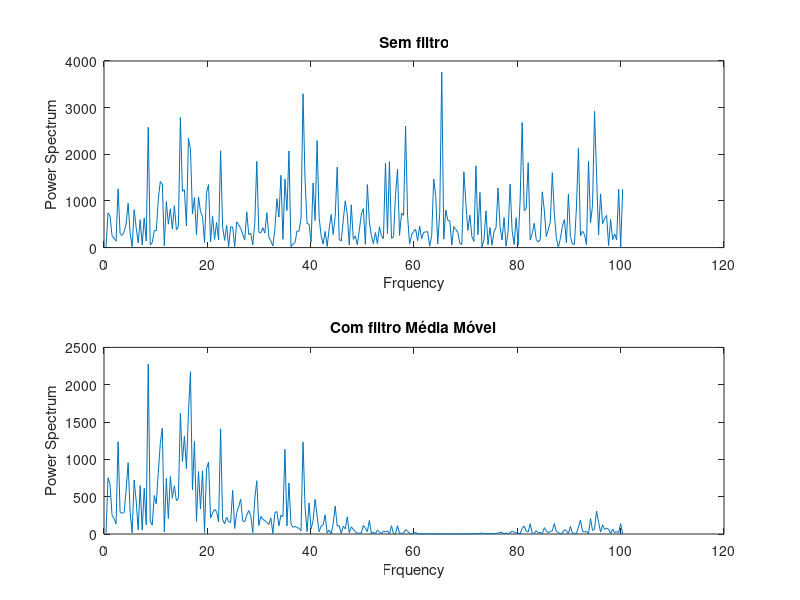

This figure's MATLAB source:
fs=200;

sig = wgn(1,512,1);
h = [1/3 1/3 1/3];

y = conv(sig, h);

N = length(y);
f = (1:N/2+1)*fs/N;

SIG = fft(sig); SIG = SIG(1:N/2+1);
pSIG = (abs(SIG).^2);

Y = fft(y); Y = Y(1:N/2+1);
ps = (abs(Y).^2);


subplot(212);
plot(f, ps);
xlabel('Frquency');ylabel('Power Spectrum')
title('Com filtro Média Móvel')

N = length(y);
f = (1:N/2+1)*fs/N;

subplot(211);
plot(f, pSIG);
xlabel('Frquency');ylabel('Power Spectrum')
title('Sem filtro')
